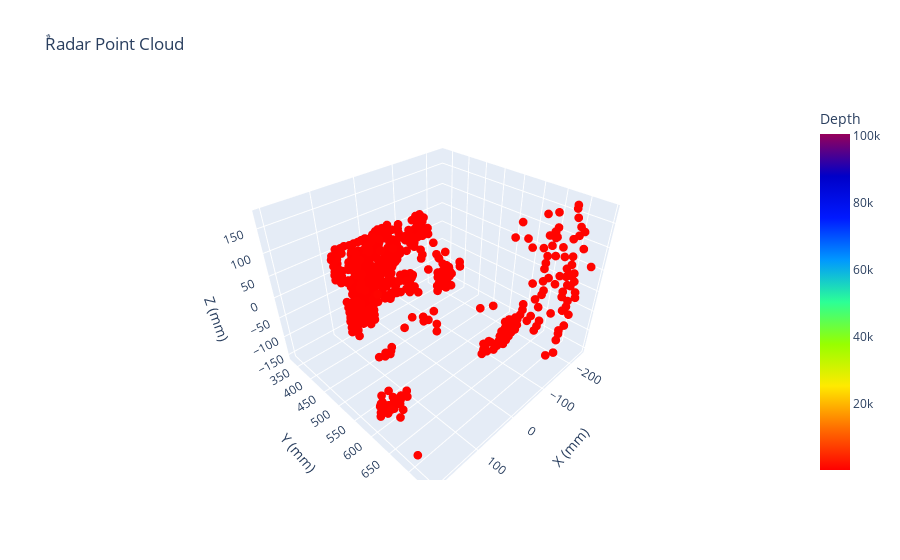
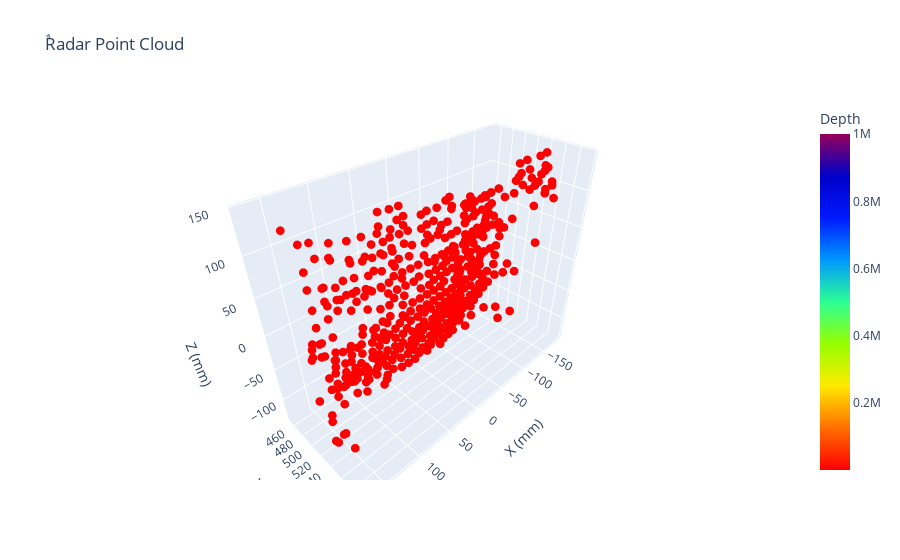

Write notebook code for charts like these, in order.
### Code cell
# plot_3D("waleed2_12_7",'y')\
plot_3D_threshold("ta7a_14_7_20",0,'y',100000)
plot_3D_threshold("metal_dish_20",1,'y',1000000)
# points_to_image("ta7a_14_7_20",90)
plot_hist("nassar_14_7_20",0)
plot_hist("painting_20",1)

### Figure 1 — Plotly figure (JSON) as saved in the notebook; plotly's stock layout.template omitted (floating-point values rounded to 4 significant figures; data arrays with more than 128 entries replaced by an {"elided": "..."} marker saying what was removed)
{"data": [{"hovertemplate": "X (mm)=%{x}<br>Y (mm)=%{y}<br>Z (mm)=%{z}<br>Depth=%{marker.color}<extra></extra>", "legendgroup": "", "marker": {"color": {"elided": "567 float values"}, "coloraxis": "coloraxis", "line": {"width": 0}, "opacity": 1, "size": 3, "symbol": "circle"}, "mode": "markers", "name": "", "scene": "scene", "showlegend": false, "type": "scatter3d", "x": {"elided": "567 float values"}, "y": {"elided": "567 float values"}, "z": {"elided": "567 float values"}}], "layout": {"coloraxis": {"cmax": 100400.0, "cmin": 231.2, "colorbar": {"title": {"text": "Depth"}}, "colorscale": [[0, "rgb(255,0,0)"], [0.125, "rgb(255,111,0)"], [0.25, "rgb(255,234,0)"], [0.375, "rgb(151,255,0)"], [0.5, "rgb(44,255,150)"], [0.625, "rgb(0,152,255)"], [0.75, "rgb(0,25,255)"], [0.875, "rgb(0,0,200)"], [1, "rgb(150,0,90)"]]}, "legend": {"tracegroupgap": 0}, "scene": {"domain": {"x": [0, 1], "y": [0, 1]}, "xaxis": {"title": {"text": "X (mm)"}}, "yaxis": {"title": {"text": "Y (mm)"}}, "zaxis": {"title": {"text": "Z (mm)"}}}, "title": {"text": "ٌRadar Point Cloud"}}}

### Figure 2 — Plotly figure (JSON) as saved in the notebook; plotly's stock layout.template omitted (floating-point values rounded to 4 significant figures; data arrays with more than 128 entries replaced by an {"elided": "..."} marker saying what was removed)
{"data": [{"hovertemplate": "X (mm)=%{x}<br>Y (mm)=%{y}<br>Z (mm)=%{z}<br>Depth=%{marker.color}<extra></extra>", "legendgroup": "", "marker": {"color": {"elided": "432 float values"}, "coloraxis": "coloraxis", "line": {"width": 0}, "opacity": 1, "size": 3, "symbol": "circle"}, "mode": "markers", "name": "", "scene": "scene", "showlegend": false, "type": "scatter3d", "x": {"elided": "432 float values"}, "y": {"elided": "432 float values"}, "z": {"elided": "432 float values"}}], "layout": {"coloraxis": {"cmax": 1001000.0, "cmin": 353.5, "colorbar": {"title": {"text": "Depth"}}, "colorscale": [[0, "rgb(255,0,0)"], [0.125, "rgb(255,111,0)"], [0.25, "rgb(255,234,0)"], [0.375, "rgb(151,255,0)"], [0.5, "rgb(44,255,150)"], [0.625, "rgb(0,152,255)"], [0.75, "rgb(0,25,255)"], [0.875, "rgb(0,0,200)"], [1, "rgb(150,0,90)"]]}, "legend": {"tracegroupgap": 0}, "scene": {"domain": {"x": [0, 1], "y": [0, 1]}, "xaxis": {"title": {"text": "X (mm)"}}, "yaxis": {"title": {"text": "Y (mm)"}}, "zaxis": {"title": {"text": "Z (mm)"}}}, "title": {"text": "ٌRadar Point Cloud"}}}
